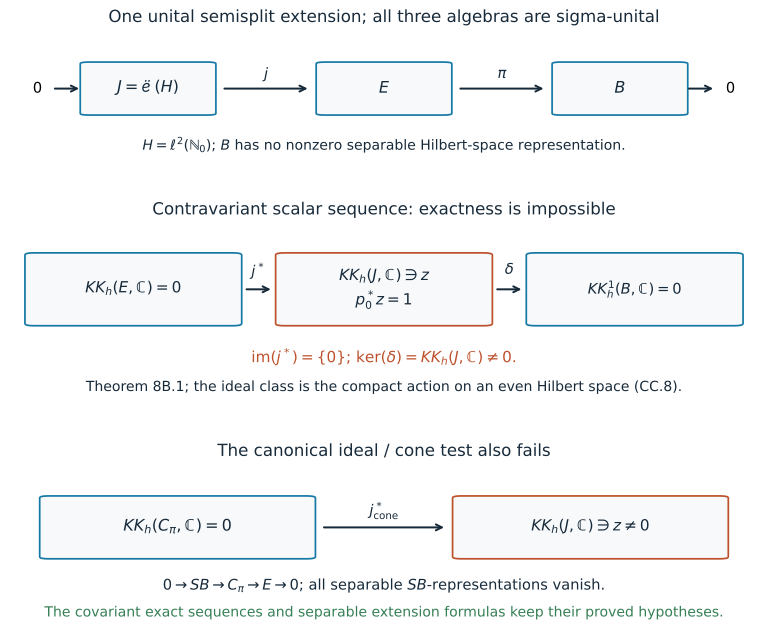

Generate this figure with Python:
"""Exact contravariant obstruction in Theorem8B.1; reproducible original diagram."""
from pathlib import Path
import matplotlib
matplotlib.use('Agg')
import matplotlib.pyplot as plt
from matplotlib.patches import FancyBboxPatch
base=Path(__file__).resolve().parent
plt.rcParams.update({'font.family':'DejaVu Sans','font.size':11,
                    'mathtext.fontset':'dejavusans','svg.fonttype':'none'})
ink,blue,red,green='#172a3a','#1678a5','#bd512c','#347f53'
fig,axs=plt.subplots(3,1,figsize=(8.0,6.7),facecolor='white',
                    gridspec_kw={'height_ratios':[.8,1.1,1.0],'hspace':.35})
for ax in axs:ax.axis('off');ax.set_xlim(0,1);ax.set_ylim(0,1)
def box(ax,x,y,w,h,text,color=blue,size=11):
    ax.add_patch(FancyBboxPatch((x,y),w,h,boxstyle='round,pad=.012',
                  facecolor='#f7f9fb',edgecolor=color,lw=1.3))
    ax.text(x+w/2,y+h/2,text,ha='center',va='center',fontsize=size,
            color=ink,linespacing=1.45)
def arrow(ax,a,b,label='',dy=.1):
    ax.annotate('',b,a,arrowprops={'arrowstyle':'->','color':ink,'lw':1.5})
    ax.text((a[0]+b[0])/2,(a[1]+b[1])/2+dy,label,ha='center',
            va='center',fontsize=11,color=ink)
ax=axs[0]
ax.text(.5,.98,'One unital semisplit extension; all three algebras are sigma-unital',
        ha='center',fontsize=12.5,color=ink)
for x,txt in [(.10,r'$J=\mathcal{K}(H)$'),(.42,r'$E$'),(.74,r'$B$')]:
    box(ax,x,.30,.16,.37,txt,blue,12)
ax.text(.03,.485,'0',ha='center',va='center')
ax.text(.97,.485,'0',ha='center',va='center')
arrow(ax,(.05,.485),(.09,.485))
arrow(ax,(.28,.485),(.40,.485),r'$j$')
arrow(ax,(.60,.485),(.72,.485),r'$\pi$')
arrow(ax,(.91,.485),(.95,.485))
ax.text(.5,.03,r'$H=\ell^2(\mathbb{N}_0)$; $B$ has no nonzero separable Hilbert-space representation.',
        ha='center',fontsize=10.5,color=ink)
ax=axs[1]
ax.text(.5,.98,'Contravariant scalar sequence: exactness is impossible',ha='center',
        fontsize=12.5,color=ink)
box(ax,.025,.39,.27,.37,r'$KK_h(E,\mathbb{C})=0$',blue,11.5)
box(ax,.365,.39,.27,.37,'\n'.join([r'$KK_h(J,\mathbb{C})\ni z$',r'$p_0^*z=1$']),red,11.5)
box(ax,.705,.39,.27,.37,r'$KK_h^1(B,\mathbb{C})=0$',blue,11)
arrow(ax,(.31,.575),(.35,.575),r'$j^*$')
arrow(ax,(.65,.575),(.69,.575),r'$\delta$')
ax.text(.5,.18,r'$\mathrm{im}(j^*)=\{0\}$; $\ker(\delta)=KK_h(J,\mathbb{C})\ne0$.',
        ha='center',fontsize=11.5,color=red)
ax.text(.5,.025,'Theorem 8B.1; the ideal class is the compact action on an even Hilbert space (CC.8).',
        ha='center',fontsize=10.5,color=ink)
ax=axs[2]
ax.text(.5,.98,'The canonical ideal / cone test also fails',ha='center',
        fontsize=12.5,color=ink)
box(ax,.045,.38,.35,.35,r'$KK_h(C_\pi,\mathbb{C})=0$',blue,12)
box(ax,.605,.38,.35,.35,r'$KK_h(J,\mathbb{C})\ni z\ne0$',red,11.5)
arrow(ax,(.415,.555),(.585,.555),r'$j_{\rm cone}^*$')
ax.text(.5,.18,r'$0\to SB\to C_\pi\to E\to0$; all separable $SB$-representations vanish.',
        ha='center',fontsize=11,color=ink)
ax.text(.5,.025,'The covariant exact sequences and separable extension formulas keep their proved hypotheses.',
        ha='center',fontsize=10.5,color=green)
fig.subplots_adjust(left=.02,right=.98,bottom=.035,top=.97)
fig.savefig(base/'KT-KK-14-contravariant-counterexample.png',dpi=220)
fig.savefig(base/'KT-KK-14-contravariant-counterexample.svg')
plt.close(fig)
